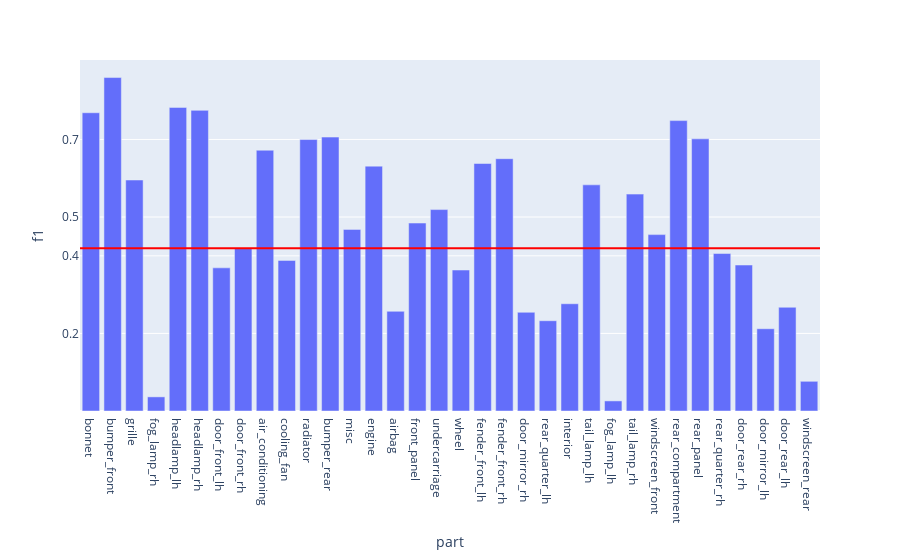

Notebook code for this chart:
### Code cell
fig = px.bar(summaryPerfDf, x = 'part', y = 'f1')

fig.add_hline(y=avgRecall, line_width=2, line_color="red")

fig.update_layout(
    yaxis = dict(
        tickmode = 'array',
        tickvals = [np.format_float_positional(avgRecall, 1), 0.2, 0.5, 0.7],
    )
)
fig

### Figure 1 — Plotly figure (JSON) as saved in the notebook; plotly's stock layout.template omitted (floating-point values rounded to 4 significant figures)
{"data": [{"alignmentgroup": "True", "hovertemplate": "part=%{x}<br>f1=%{y}<extra></extra>", "legendgroup": "", "marker": {"color": "#636efa", "pattern": {"shape": ""}}, "name": "", "offsetgroup": "", "orientation": "v", "showlegend": false, "textposition": "auto", "type": "bar", "x": ["bonnet", "bumper_front", "grille", "fog_lamp_rh", "headlamp_lh", "headlamp_rh", "door_front_lh", "door_front_rh", "air_conditioning", "cooling_fan", "radiator", "bumper_rear", "misc", "engine", "airbag", "front_panel", "undercarriage", "wheel", "fender_front_lh", "fender_front_rh", "door_mirror_rh", "rear_quarter_lh", "interior", "tail_lamp_lh", "fog_lamp_lh", "tail_lamp_rh", "windscreen_front", "rear_compartment", "rear_panel", "rear_quarter_rh", "door_rear_rh", "door_mirror_lh", "door_rear_lh", "windscreen_rear"], "xaxis": "x", "y": [0.7688, 0.8596, 0.5955, 0.03642, 0.7826, 0.775, 0.369, 0.4194, 0.6722, 0.3882, 0.6998, 0.7061, 0.4682, 0.6312, 0.257, 0.4845, 0.5192, 0.3634, 0.638, 0.6504, 0.2544, 0.2327, 0.2765, 0.583, 0.026, 0.5591, 0.4547, 0.7486, 0.7015, 0.406, 0.3763, 0.2121, 0.2674, 0.07656], "yaxis": "y"}], "layout": {"barmode": "relative", "legend": {"tracegroupgap": 0}, "margin": {"t": 60}, "shapes": [{"line": {"color": "red", "width": 2}, "type": "line", "x0": 0, "x1": 1, "xref": "x domain", "y0": 0.4197, "y1": 0.4197, "yref": "y"}], "xaxis": {"anchor": "y", "domain": [0, 1], "title": {"text": "part"}}, "yaxis": {"anchor": "x", "domain": [0, 1], "tickmode": "array", "tickvals": ["0.4", 0.2, 0.5, 0.7], "title": {"text": "f1"}}}}
